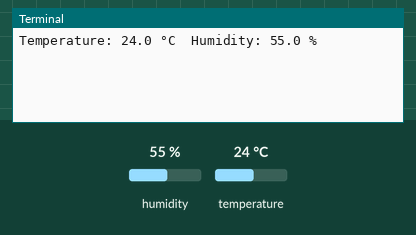
A program run on a simulated Raspberry Pi (BCM pin numbers). On the bench: the last lines printed to the terminal. The inputs (shaded band) are chosen by the test bench; at power-on: humidity 55 %, temperature 24 °C.

Above: at 1.2 s.
1.3 s: humidity set to 22 %
At 3.5 s:
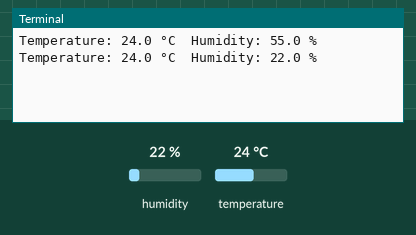
4.1 s: temperature set to 12 °C
At 5.4 s:
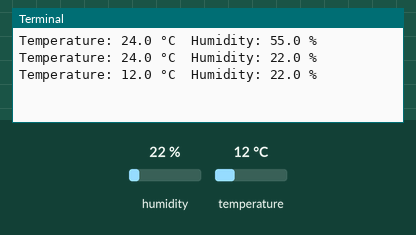
6.9 s: humidity set to 40 %
At 9.2 s:
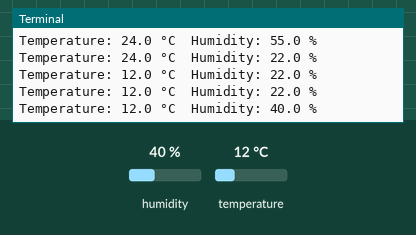
Timing chart, 0 to 10.7 s (numbered marks = the images above; inputs shaded):
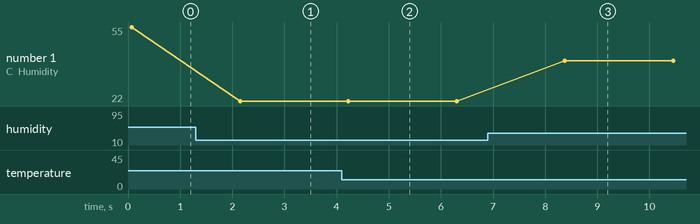

Measured:
- after the input at 1.3 s, the terminal: prints a new line after 0.85 s (image 1)
- after the input at 4.1 s, the terminal: prints a new line after 0.13 s (image 2)
- after the input at 6.9 s, the terminal: prints a new line after 1.5 s (image 3)
- plotted number 1: 55 → 22 after the input at 1.3 s, 22 → 40 after the input at 6.9 s

The program:

dht11_test.py
```python
# dht11_test.py
import RPi.GPIO as GPIO
import dht11
from time import sleep

GPIO.setwarnings(False)  # GPIO 관련 경고를 비활성화
GPIO.setmode(GPIO.BCM)   # GPIO 핀 번호를 BCM 방식으로 설정

# DHT11 센서를 GPIO 14번 핀에 연결
instance = dht11.DHT11(pin=14)

try:
    while True:
        result = instance.read() # DHT11 센서로부터 데이터 읽기
        if result.is_valid(): # 유효한 데이터인 경우 온도와 습도를 출력
            print(f"Temperature: {result.temperature:.1f} °C", f" Humidity: {result.humidity:.1f} %")
        else: # 데이터가 유효하지 않은 경우 에러 코드 출력
            print(f"Error: {result.error_code}")
        pass

        sleep( 2 )  # 대기 후 다시 읽기
except KeyboardInterrupt: # 키보드 인터럽트(Ctrl+C)로 프로그램 중지
    print( "\nProgram stopped by User" )
finally:
    GPIO.cleanup() # 프로그램 종료 시 GPIO 핀 정리
pass
```
